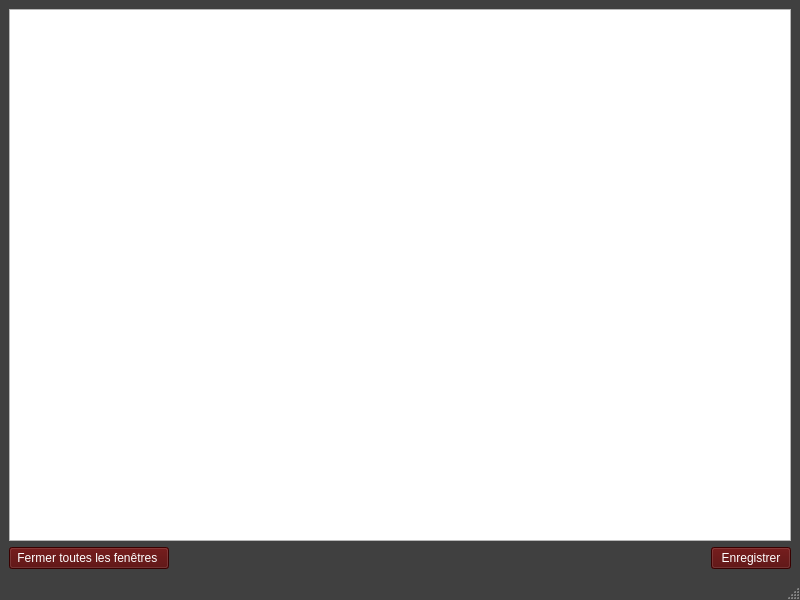
<?xml version="1.0" encoding="UTF-8"?>
<ui version="4.0">
 <class>MainWindow</class>
 <widget class="QMainWindow" name="MainWindow">
  <property name="geometry">
   <rect>
    <x>0</x>
    <y>0</y>
    <width>800</width>
    <height>600</height>
   </rect>
  </property>
  <property name="windowTitle">
   <string>Image</string>
  </property>
  <property name="styleSheet">
   <string notr="true">QMainWindow { color:white; background-color:rgb(64,64,64)}
QStatusBar {color:white}
QPushButton { color: white; background-color: rgb(80,0,0) }</string>
  </property>
  <widget class="QWidget" name="centralwidget">
   <layout class="QVBoxLayout" name="verticalLayout">
    <item>
     <widget class="ImageView" name="inti_view"/>
    </item>
    <item>
     <layout class="QHBoxLayout" name="horizontalLayout">
      <item>
       <widget class="QPushButton" name="closeAll_btn">
        <property name="minimumSize">
         <size>
          <width>160</width>
          <height>0</height>
         </size>
        </property>
        <property name="maximumSize">
         <size>
          <width>300</width>
          <height>30000</height>
         </size>
        </property>
        <property name="text">
         <string>Fermer toutes les fenêtres </string>
        </property>
       </widget>
      </item>
      <item>
       <spacer name="horizontalSpacer">
        <property name="orientation">
         <enum>Qt::Orientation::Horizontal</enum>
        </property>
        <property name="sizeHint" stdset="0">
         <size>
          <width>40</width>
          <height>20</height>
         </size>
        </property>
       </spacer>
      </item>
      <item>
       <widget class="QPushButton" name="save_btn">
        <property name="text">
         <string>Enregistrer</string>
        </property>
       </widget>
      </item>
     </layout>
    </item>
   </layout>
  </widget>
  <widget class="QStatusBar" name="statusbar"/>
 </widget>
 <customwidgets>
  <customwidget>
   <class>ImageView</class>
   <extends>QGraphicsView</extends>
   <header>pyqtgraph</header>
  </customwidget>
 </customwidgets>
 <resources/>
 <connections/>
</ui>
